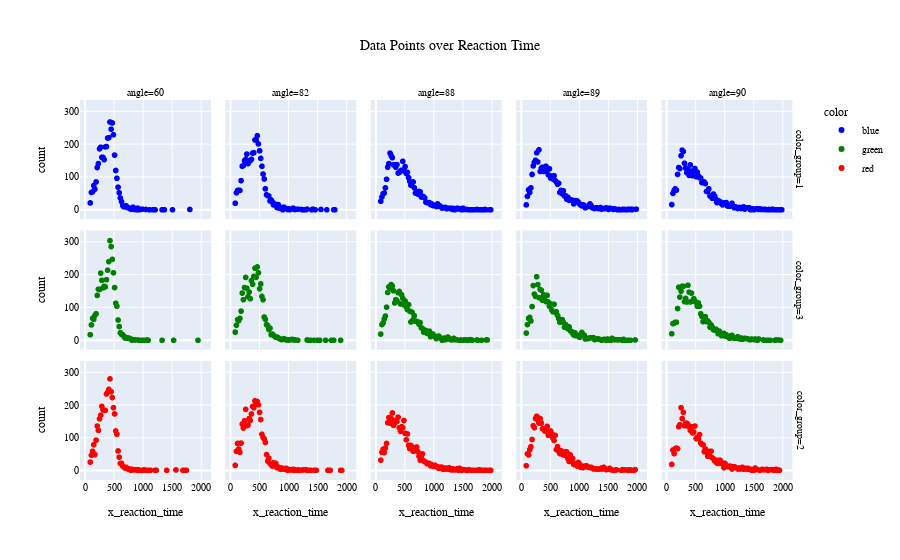

The code cell stored with this chart in its notebook:
### Markdown cell above
# Data Points over Reaction Time

### Code cell
angle_temp_df = events_df.groupby(["x_reaction_time", "angle", "color" ])["x_reaction_time"].agg(["count", "mean"]).reset_index()
angle_temp_df["color_group"] = angle_temp_df["color"].apply(lambda x: 1 if x=="blue" else 2 if  x=="red" else 3)
angle_temp_df["angle_group"] = angle_temp_df["angle"].apply(lambda x: 1 if x=="60" else 2 if  x=="82" else 3 if x=="88" else 4 if x=="89" else 5 )
fig = px.scatter(angle_temp_df, title= "Data Points over Reaction Time", x="x_reaction_time", y="count", color="color", facet_col="angle" ,facet_row="color_group", color_discrete_map={
                "red": "red",
                "green": "green",
                "blue": "blue"})

pio.write_image(fig, 'data_points.png', width=1600, height=700)
fig.update_layout(
    title_x=0.5,
    font= my_font,
                )
fig.show()

### Figure 1 — Plotly figure (JSON) as saved in the notebook; plotly's stock layout.template omitted (floating-point values rounded to 4 significant figures)
{"data": [{"hovertemplate": "color=blue<br>color_group=1<br>angle=60<br>x_reaction_time=%{x}<br>count=%{y}<extra></extra>", "legendgroup": "blue", "marker": {"color": "blue", "symbol": "circle"}, "mode": "markers", "name": "blue", "showlegend": true, "type": "scattergl", "x": [90, 110, 130, 150, 170, 190, 210, 230, 250, 270, 290, 310, 330, 350, 370, 390, 410, 430, 450, 470, 490, 510, 530, 550, 570, 590, 610, 630, 650, 670, 690, 710, 730, 750, 770, 790, 810, 830, 850, 870, 890, 910, 930, 950, 990, 1050, 1110, 1170, 1190, 1210, 1330, 1370, 1510, 1810], "xaxis": "x11", "y": [22, 54, 56, 75, 64, 86, 130, 142, 187, 192, 161, 161, 154, 193, 194, 220, 221, 269, 247, 266, 230, 168, 121, 97, 70, 53, 37, 26, 14, 10, 10, 13, 8, 7, 5, 3, 3, 9, 2, 3, 1, 6, 1, 2, 3, 2, 1, 1, 1, 1, 1, 1, 1, 2], "yaxis": "y11"}, {"hovertemplate": "color=blue<br>color_group=1<br>angle=82<br>x_reaction_time=%{x}<br>count=%{y}<extra></extra>", "legendgroup": "blue", "marker": {"color": "blue", "symbol": "circle"}, "mode": "markers", "name": "blue", "showlegend": false, "type": "scattergl", "x": [90, 110, 130, 150, 170, 190, 210, 230, 250, 270, 290, 310, 330, 350, 370, 390, 410, 430, 450, 470, 490, 510, 530, 550, 570, 590, 610, 630, 650, 670, 690, 710, 730, 750, 770, 790, 810, 830, 850, 870, 890, 910, 930, 950, 970, 990, 1010, 1030, 1050, 1070, 1090, 1110, 1130, 1170, 1230, 1250, 1270, 1310, 1330, 1410, 1430, 1470, 1570, 1670, 1790, 1810], "xaxis": "x12", "y": [21, 53, 60, 61, 60, 90, 134, 136, 151, 155, 171, 142, 150, 151, 155, 174, 175, 214, 215, 227, 202, 181, 158, 134, 110, 95, 65, 47, 44, 43, 28, 31, 25, 16, 19, 17, 8, 17, 6, 6, 8, 1, 9, 6, 5, 2, 4, 1, 3, 4, 6, 2, 2, 3, 2, 1, 1, 1, 3, 1, 3, 1, 2, 1, 1, 1], "yaxis": "y12"}, {"hovertemplate": "color=blue<br>color_group=1<br>angle=88<br>x_reaction_time=%{x}<br>count=%{y}<extra></extra>", "legendgroup": "blue", "marker": {"color": "blue", "symbol": "circle"}, "mode": "markers", "name": "blue", "showlegend": false, "type": "scattergl", "x": [90, 110, 130, 150, 170, 190, 210, 230, 250, 270, 290, 310, 330, 350, 370, 390, 410, 430, 450, 470, 490, 510, 530, 550, 570, 590, 610, 630, 650, 670, 690, 710, 730, 750, 770, 790, 810, 830, 850, 870, 890, 910, 930, 950, 970, 990, 1010, 1030, 1050, 1070, 1090, 1110, 1130, 1150, 1170, 1190, 1210, 1230, 1250, 1270, 1290, 1310, 1330, 1350, 1370, 1390, 1410, 1430, 1450, 1470, 1490, 1510, 1530, 1570, 1610, 1630, 1650, 1670, 1690, 1710, 1750, 1770, 1810, 1830, 1850, 1870, 1890, 1910, 1970, 1990], "xaxis": "x13", "y": [27, 40, 50, 52, 68, 94, 131, 142, 174, 166, 160, 138, 138, 131, 139, 113, 115, 119, 122, 149, 120, 133, 112, 115, 99, 88, 76, 83, 86, 68, 52, 54, 49, 57, 56, 40, 42, 41, 37, 24, 23, 22, 23, 17, 19, 14, 15, 15, 11, 19, 12, 13, 10, 6, 7, 8, 8, 4, 6, 6, 5, 6, 2, 5, 1, 3, 6, 5, 3, 4, 1, 6, 2, 2, 1, 1, 1, 1, 1, 1, 2, 1, 1, 1, 1, 1, 2, 1, 1, 1], "yaxis": "y13"}, {"hovertemplate": "color=blue<br>color_group=1<br>angle=89<br>x_reaction_time=%{x}<br>count=%{y}<extra></extra>", "legendgroup": "blue", "marker": {"color": "blue", "symbol": "circle"}, "mode": "markers", "name": "blue", "showlegend": false, "type": "scattergl", "x": [90, 110, 130, 150, 170, 190, 210, 230, 250, 270, 290, 310, 330, 350, 370, 390, 410, 430, 450, 470, 490, 510, 530, 550, 570, 590, 610, 630, 650, 670, 690, 710, 730, 750, 770, 790, 810, 830, 850, 870, 890, 910, 930, 950, 970, 990, 1010, 1030, 1050, 1070, 1090, 1110, 1130, 1150, 1170, 1190, 1210, 1230, 1250, 1270, 1290, 1310, 1330, 1350, 1370, 1390, 1410, 1430, 1450, 1470, 1490, 1510, 1530, 1550, 1570, 1590, 1610, 1630, 1650, 1670, 1690, 1710, 1730, 1750, 1770, 1790, 1810, 1830, 1850, 1870, 1890, 1910, 1930, 1990], "xaxis": "x14", "y": [16, 42, 62, 54, 68, 109, 135, 146, 152, 175, 147, 184, 118, 128, 131, 118, 129, 134, 122, 108, 126, 98, 104, 95, 105, 90, 86, 79, 82, 54, 60, 50, 59, 43, 44, 33, 39, 30, 31, 31, 30, 19, 28, 29, 28, 24, 19, 15, 13, 16, 15, 7, 10, 11, 12, 19, 14, 7, 6, 5, 7, 7, 5, 5, 8, 3, 4, 5, 5, 7, 5, 2, 6, 5, 4, 2, 4, 3, 2, 1, 2, 1, 1, 2, 2, 2, 1, 1, 3, 2, 3, 1, 2, 3], "yaxis": "y14"}, {"hovertemplate": "color=blue<br>color_group=1<br>angle=90<br>x_reaction_time=%{x}<br>count=%{y}<extra></extra>", "legendgroup": "blue", "marker": {"color": "blue", "symbol": "circle"}, "mode": "markers", "name": "blue", "showlegend": false, "type": "scattergl", "x": [90, 110, 130, 150, 170, 190, 210, 230, 250, 270, 290, 310, 330, 350, 370, 390, 410, 430, 450, 470, 490, 510, 530, 550, 570, 590, 610, 630, 650, 670, 690, 710, 730, 750, 770, 790, 810, 830, 850, 870, 890, 910, 930, 950, 970, 990, 1010, 1030, 1050, 1070, 1090, 1110, 1130, 1150, 1170, 1190, 1210, 1230, 1250, 1270, 1290, 1310, 1330, 1350, 1370, 1390, 1410, 1430, 1450, 1470, 1490, 1510, 1530, 1550, 1570, 1590, 1610, 1630, 1650, 1670, 1690, 1710, 1730, 1750, 1770, 1790, 1830, 1850, 1870, 1890, 1930, 1950, 1970, 1990], "xaxis": "x15", "y": [17, 51, 60, 65, 61, 109, 130, 127, 166, 183, 179, 143, 128, 114, 124, 106, 138, 119, 105, 120, 127, 102, 116, 104, 99, 98, 84, 84, 86, 81, 57, 57, 65, 43, 42, 36, 49, 43, 34, 23, 29, 27, 25, 19, 16, 22, 19, 23, 13, 12, 12, 16, 21, 11, 7, 10, 8, 5, 8, 8, 5, 6, 10, 3, 6, 7, 7, 7, 1, 2, 4, 1, 3, 4, 4, 2, 4, 2, 2, 2, 2, 2, 1, 1, 2, 1, 3, 1, 1, 1, 1, 1, 1, 1], "yaxis": "y15"}, {"hovertemplate": "color=green<br>color_group=3<br>angle=60<br>x_reaction_time=%{x}<br>count=%{y}<extra></extra>", "legendgroup": "green", "marker": {"color": "green", "symbol": "circle"}, "mode": "markers", "name": "green", "showlegend": true, "type": "scattergl", "x": [90, 110, 130, 150, 170, 190, 210, 230, 250, 270, 290, 310, 330, 350, 370, 390, 410, 430, 450, 470, 490, 510, 530, 550, 570, 590, 610, 630, 650, 670, 690, 710, 730, 750, 770, 790, 810, 830, 850, 870, 910, 930, 950, 970, 990, 1030, 1070, 1090, 1330, 1530, 1950], "xaxis": "x6", "y": [18, 48, 68, 65, 77, 82, 138, 157, 156, 206, 184, 161, 166, 164, 186, 215, 241, 305, 287, 248, 207, 162, 114, 105, 63, 43, 24, 19, 18, 14, 8, 8, 9, 7, 7, 5, 1, 3, 2, 2, 2, 1, 1, 1, 1, 1, 2, 1, 1, 1, 1], "yaxis": "y6"}, {"hovertemplate": "color=green<br>color_group=3<br>angle=82<br>x_reaction_time=%{x}<br>count=%{y}<extra></extra>", "legendgroup": "green", "marker": {"color": "green", "symbol": "circle"}, "mode": "markers", "name": "green", "showlegend": false, "type": "scattergl", "x": [90, 110, 130, 150, 170, 190, 210, 230, 250, 270, 290, 310, 330, 350, 370, 390, 410, 430, 450, 470, 490, 510, 530, 550, 570, 590, 610, 630, 650, 670, 690, 710, 730, 750, 770, 790, 810, 830, 850, 870, 890, 910, 930, 950, 970, 990, 1010, 1050, 1070, 1090, 1110, 1130, 1170, 1330, 1350, 1390, 1450, 1510, 1550, 1650, 1750, 1770, 1790, 1910], "xaxis": "x7", "y": [26, 47, 64, 61, 68, 90, 145, 125, 162, 193, 160, 134, 148, 128, 183, 172, 196, 221, 193, 225, 207, 158, 173, 135, 125, 72, 65, 49, 46, 34, 38, 18, 20, 16, 13, 10, 11, 9, 6, 5, 3, 4, 6, 4, 2, 3, 1, 3, 4, 2, 2, 2, 1, 2, 1, 1, 1, 1, 1, 1, 1, 1, 1, 1], "yaxis": "y7"}, {"hovertemplate": "color=green<br>color_group=3<br>angle=88<br>x_reaction_time=%{x}<br>count=%{y}<extra></extra>", "legendgroup": "green", "marker": {"color": "green", "symbol": "circle"}, "mode": "markers", "name": "green", "showlegend": false, "type": "scattergl", "x": [90, 110, 130, 150, 170, 190, 210, 230, 250, 270, 290, 310, 330, 350, 370, 390, 410, 430, 450, 470, 490, 510, 530, 550, 570, 590, 610, 630, 650, 670, 690, 710, 730, 750, 770, 790, 810, 830, 850, 870, 890, 910, 930, 950, 970, 990, 1010, 1030, 1050, 1070, 1090, 1110, 1130, 1150, 1170, 1190, 1210, 1230, 1250, 1270, 1290, 1310, 1330, 1350, 1370, 1390, 1410, 1450, 1470, 1490, 1510, 1530, 1550, 1570, 1590, 1610, 1630, 1650, 1670, 1750, 1770, 1830, 1910, 1930], "xaxis": "x8", "y": [20, 49, 54, 66, 75, 102, 147, 164, 160, 171, 167, 152, 115, 125, 122, 146, 150, 112, 140, 129, 109, 121, 103, 95, 110, 90, 57, 87, 64, 76, 59, 59, 57, 50, 55, 39, 37, 26, 31, 31, 22, 23, 29, 12, 20, 20, 15, 11, 6, 12, 14, 10, 7, 1, 6, 8, 3, 5, 11, 5, 5, 2, 3, 7, 3, 3, 2, 1, 2, 1, 1, 2, 2, 2, 1, 2, 2, 3, 1, 2, 1, 1, 2, 2], "yaxis": "y8"}, {"hovertemplate": "color=green<br>color_group=3<br>angle=89<br>x_reaction_time=%{x}<br>count=%{y}<extra></extra>", "legendgroup": "green", "marker": {"color": "green", "symbol": "circle"}, "mode": "markers", "name": "green", "showlegend": false, "type": "scattergl", "x": [90, 110, 130, 150, 170, 190, 210, 230, 250, 270, 290, 310, 330, 350, 370, 390, 410, 430, 450, 470, 490, 510, 530, 550, 570, 590, 610, 630, 650, 670, 690, 710, 730, 750, 770, 790, 810, 830, 850, 870, 890, 910, 930, 950, 970, 990, 1010, 1030, 1050, 1070, 1090, 1110, 1130, 1150, 1170, 1190, 1210, 1230, 1250, 1270, 1290, 1310, 1330, 1350, 1370, 1390, 1410, 1430, 1450, 1470, 1490, 1510, 1530, 1550, 1570, 1590, 1610, 1630, 1650, 1670, 1710, 1750, 1770, 1790, 1810, 1830, 1850, 1890, 1970], "xaxis": "x9", "y": [23, 49, 68, 71, 60, 104, 168, 142, 135, 195, 171, 131, 156, 154, 123, 140, 133, 119, 138, 118, 105, 112, 94, 88, 111, 86, 88, 77, 67, 56, 63, 64, 56, 41, 49, 39, 36, 42, 30, 28, 22, 17, 24, 15, 17, 13, 10, 14, 25, 16, 17, 5, 7, 6, 8, 8, 9, 9, 9, 3, 4, 5, 6, 4, 3, 1, 2, 4, 3, 1, 5, 2, 2, 1, 7, 5, 3, 3, 3, 2, 3, 1, 4, 1, 1, 1, 1, 1, 2], "yaxis": "y9"}, {"hovertemplate": "color=green<br>color_group=3<br>angle=90<br>x_reaction_time=%{x}<br>count=%{y}<extra></extra>", "legendgroup": "green", "marker": {"color": "green", "symbol": "circle"}, "mode": "markers", "name": "green", "showlegend": false, "type": "scattergl", "x": [90, 110, 130, 150, 170, 190, 210, 230, 250, 270, 290, 310, 330, 350, 370, 390, 410, 430, 450, 470, 490, 510, 530, 550, 570, 590, 610, 630, 650, 670, 690, 710, 730, 750, 770, 790, 810, 830, 850, 870, 890, 910, 930, 950, 970, 990, 1010, 1030, 1050, 1070, 1090, 1110, 1130, 1150, 1170, 1190, 1210, 1230, 1250, 1270, 1290, 1310, 1330, 1350, 1370, 1390, 1410, 1430, 1450, 1470, 1510, 1530, 1550, 1570, 1590, 1670, 1690, 1730, 1750, 1770, 1790, 1870, 1890, 1930, 1970], "xaxis": "x10", "y": [21, 52, 53, 56, 56, 98, 163, 133, 151, 166, 166, 119, 129, 118, 169, 148, 118, 145, 121, 128, 121, 117, 105, 115, 105, 82, 74, 58, 66, 73, 58, 60, 56, 41, 48, 41, 33, 32, 35, 32, 21, 29, 23, 15, 19, 22, 14, 18, 13, 10, 7, 15, 16, 10, 7, 8, 7, 12, 7, 5, 8, 4, 6, 7, 6, 6, 5, 3, 3, 5, 3, 5, 2, 1, 5, 2, 1, 1, 1, 1, 1, 1, 2, 2, 1], "yaxis": "y10"}, {"hovertemplate": "color=red<br>color_group=2<br>angle=60<br>x_reaction_time=%{x}<br>count=%{y}<extra></extra>", "legendgroup": "red", "marker": {"color": "red", "symbol": "circle"}, "mode": "markers", "name": "red", "showlegend": true, "type": "scattergl", "x": [90, 110, 130, 150, 170, 190, 210, 230, 250, 270, 290, 310, 330, 350, 370, 390, 410, 430, 450, 470, 490, 510, 530, 550, 570, 590, 610, 630, 650, 670, 690, 710, 730, 750, 770, 790, 810, 830, 850, 870, 890, 910, 930, 950, 990, 1010, 1030, 1050, 1090, 1130, 1210, 1230, 1410, 1570, 1690, 1730, 1750], "xaxis": "x", "y": [26, 47, 59, 79, 49, 93, 136, 123, 158, 169, 196, 186, 184, 184, 234, 239, 248, 280, 241, 223, 192, 173, 121, 111, 60, 41, 22, 22, 14, 11, 8, 10, 7, 4, 5, 1, 4, 2, 3, 2, 3, 1, 2, 1, 1, 2, 2, 1, 1, 1, 1, 1, 1, 2, 1, 1, 1], "yaxis": "y"}, {"hovertemplate": "color=red<br>color_group=2<br>angle=82<br>x_reaction_time=%{x}<br>count=%{y}<extra></extra>", "legendgroup": "red", "marker": {"color": "red", "symbol": "circle"}, "mode": "markers", "name": "red", "showlegend": false, "type": "scattergl", "x": [90, 110, 130, 150, 170, 190, 210, 230, 250, 270, 290, 310, 330, 350, 370, 390, 410, 430, 450, 470, 490, 510, 530, 550, 570, 590, 610, 630, 650, 670, 690, 710, 730, 750, 770, 790, 810, 830, 850, 870, 890, 910, 930, 950, 970, 990, 1010, 1030, 1050, 1070, 1090, 1110, 1130, 1150, 1170, 1190, 1210, 1250, 1270, 1310, 1330, 1350, 1390, 1450, 1470, 1490, 1690, 1730, 1910, 1930], "xaxis": "x2", "y": [16, 59, 83, 66, 56, 84, 142, 130, 152, 187, 137, 139, 159, 153, 173, 196, 192, 213, 203, 211, 201, 178, 156, 111, 101, 97, 86, 49, 29, 38, 22, 18, 14, 24, 17, 22, 9, 11, 9, 4, 8, 7, 4, 6, 7, 1, 4, 2, 2, 2, 4, 1, 2, 1, 2, 2, 1, 2, 2, 3, 1, 1, 1, 1, 1, 1, 1, 1, 1, 1], "yaxis": "y2"}, {"hovertemplate": "color=red<br>color_group=2<br>angle=88<br>x_reaction_time=%{x}<br>count=%{y}<extra></extra>", "legendgroup": "red", "marker": {"color": "red", "symbol": "circle"}, "mode": "markers", "name": "red", "showlegend": false, "type": "scattergl", "x": [90, 110, 130, 150, 170, 190, 210, 230, 250, 270, 290, 310, 330, 350, 370, 390, 410, 430, 450, 470, 490, 510, 530, 550, 570, 590, 610, 630, 650, 670, 690, 710, 730, 750, 770, 790, 810, 830, 850, 870, 890, 910, 930, 950, 970, 990, 1010, 1030, 1050, 1070, 1090, 1110, 1130, 1150, 1170, 1190, 1210, 1230, 1250, 1270, 1290, 1310, 1330, 1350, 1370, 1390, 1410, 1430, 1450, 1470, 1490, 1530, 1550, 1570, 1590, 1610, 1650, 1670, 1710, 1730, 1770, 1790, 1810, 1830, 1850, 1870, 1890, 1910, 1950, 1990], "xaxis": "x3", "y": [32, 56, 65, 55, 69, 83, 146, 162, 145, 159, 176, 138, 145, 153, 150, 163, 131, 120, 134, 131, 153, 114, 94, 112, 77, 67, 77, 73, 59, 61, 61, 72, 58, 44, 32, 44, 51, 30, 27, 26, 21, 22, 22, 15, 18, 13, 13, 16, 12, 12, 7, 7, 11, 10, 4, 4, 8, 7, 4, 9, 5, 2, 6, 2, 2, 4, 6, 1, 7, 5, 1, 3, 2, 1, 1, 3, 1, 1, 1, 1, 1, 3, 1, 1, 1, 1, 1, 1, 1, 1], "yaxis": "y3"}, {"hovertemplate": "color=red<br>color_group=2<br>angle=89<br>x_reaction_time=%{x}<br>count=%{y}<extra></extra>", "legendgroup": "red", "marker": {"color": "red", "symbol": "circle"}, "mode": "markers", "name": "red", "showlegend": false, "type": "scattergl", "x": [90, 110, 130, 150, 170, 190, 210, 230, 250, 270, 290, 310, 330, 350, 370, 390, 410, 430, 450, 470, 490, 510, 530, 550, 570, 590, 610, 630, 650, 670, 690, 710, 730, 750, 770, 790, 810, 830, 850, 870, 890, 910, 930, 950, 970, 990, 1010, 1030, 1050, 1070, 1090, 1110, 1130, 1150, 1170, 1190, 1210, 1230, 1250, 1270, 1290, 1310, 1330, 1350, 1370, 1390, 1410, 1430, 1470, 1490, 1510, 1530, 1550, 1570, 1590, 1610, 1630, 1650, 1730, 1750, 1770, 1790, 1830, 1850, 1870, 1890, 1910, 1930, 1950, 1970], "xaxis": "x4", "y": [15, 51, 48, 64, 73, 95, 137, 131, 159, 166, 154, 145, 159, 145, 128, 128, 121, 123, 135, 108, 120, 121, 113, 99, 92, 108, 64, 73, 59, 52, 61, 50, 48, 47, 58, 57, 36, 28, 48, 28, 37, 19, 18, 22, 14, 25, 20, 10, 13, 9, 14, 12, 15, 12, 10, 9, 10, 8, 5, 6, 5, 5, 5, 5, 5, 8, 5, 10, 3, 4, 4, 7, 3, 2, 1, 1, 2, 2, 1, 3, 2, 2, 2, 1, 2, 2, 1, 1, 1, 3], "yaxis": "y4"}, {"hovertemplate": "color=red<br>color_group=2<br>angle=90<br>x_reaction_time=%{x}<br>count=%{y}<extra></extra>", "legendgroup": "red", "marker": {"color": "red", "symbol": "circle"}, "mode": "markers", "name": "red", "showlegend": false, "type": "scattergl", "x": [90, 110, 130, 150, 170, 190, 210, 230, 250, 270, 290, 310, 330, 350, 370, 390, 410, 430, 450, 470, 490, 510, 530, 550, 570, 590, 610, 630, 650, 670, 690, 710, 730, 750, 770, 790, 810, 830, 850, 870, 890, 910, 930, 950, 970, 990, 1010, 1030, 1050, 1070, 1090, 1110, 1130, 1150, 1170, 1190, 1210, 1230, 1250, 1270, 1290, 1310, 1330, 1350, 1370, 1390, 1410, 1430, 1450, 1470, 1510, 1530, 1550, 1590, 1610, 1630, 1650, 1670, 1690, 1730, 1750, 1770, 1790, 1810, 1830, 1850, 1870, 1890, 1910, 1930, 1950], "xaxis": "x5", "y": [19, 63, 52, 67, 69, 67, 134, 140, 192, 159, 178, 137, 145, 145, 141, 133, 123, 134, 115, 118, 136, 98, 102, 98, 110, 84, 80, 79, 58, 66, 56, 44, 59, 44, 59, 39, 36, 30, 32, 23, 22, 32, 31, 22, 23, 9, 22, 13, 13, 12, 14, 13, 5, 12, 12, 10, 8, 5, 8, 5, 9, 10, 4, 6, 7, 4, 7, 4, 4, 1, 1, 8, 3, 2, 1, 2, 4, 3, 2, 4, 1, 2, 3, 3, 3, 1, 1, 4, 1, 2, 1], "yaxis": "y5"}], "layout": {"annotations": [{"font": {}, "showarrow": false, "text": "angle=60", "x": 0.09, "xanchor": "center", "xref": "paper", "y": 1.0, "yanchor": "bottom", "yref": "paper"}, {"font": {}, "showarrow": false, "text": "angle=82", "x": 0.29, "xanchor": "center", "xref": "paper", "y": 1.0, "yanchor": "bottom", "yref": "paper"}, {"font": {}, "showarrow": false, "text": "angle=88", "x": 0.49, "xanchor": "center", "xref": "paper", "y": 1.0, "yanchor": "bottom", "yref": "paper"}, {"font": {}, "showarrow": false, "text": "angle=89", "x": 0.69, "xanchor": "center", "xref": "paper", "y": 1.0, "yanchor": "bottom", "yref": "paper"}, {"font": {}, "showarrow": false, "text": "angle=90", "x": 0.89, "xanchor": "center", "xref": "paper", "y": 1.0, "yanchor": "bottom", "yref": "paper"}, {"font": {}, "showarrow": false, "text": "color_group=2", "textangle": 90, "x": 0.98, "xanchor": "left", "xref": "paper", "y": 0.1567, "yanchor": "middle", "yref": "paper"}, {"font": {}, "showarrow": false, "text": "color_group=3", "textangle": 90, "x": 0.98, "xanchor": "left", "xref": "paper", "y": 0.5, "yanchor": "middle", "yref": "paper"}, {"font": {}, "showarrow": false, "text": "color_group=1", "textangle": 90, "x": 0.98, "xanchor": "left", "xref": "paper", "y": 0.8433, "yanchor": "middle", "yref": "paper"}], "autosize": true, "font": {"color": "black", "family": "Vazir", "size": 10}, "legend": {"title": {"text": "color"}, "tracegroupgap": 0}, "title": {"text": "Data Points over Reaction Time", "x": 0.5}, "xaxis": {"anchor": "y", "autorange": true, "domain": [0, 0.18], "range": [-72.46, 2152.0], "title": {"text": "x_reaction_time"}, "type": "linear"}, "xaxis10": {"anchor": "y10", "autorange": true, "domain": [0.8, 0.98], "matches": "x", "range": [-72.46, 2152.0], "showticklabels": false, "type": "linear"}, "xaxis11": {"anchor": "y11", "autorange": true, "domain": [0, 0.18], "matches": "x", "range": [-72.46, 2152.0], "showticklabels": false, "type": "linear"}, "xaxis12": {"anchor": "y12", "autorange": true, "domain": [0.2, 0.38], "matches": "x", "range": [-72.46, 2152.0], "showticklabels": false, "type": "linear"}, "xaxis13": {"anchor": "y13", "autorange": true, "domain": [0.4, 0.58], "matches": "x", "range": [-72.46, 2152.0], "showticklabels": false, "type": "linear"}, "xaxis14": {"anchor": "y14", "autorange": true, "domain": [0.6, 0.78], "matches": "x", "range": [-72.46, 2152.0], "showticklabels": false, "type": "linear"}, "xaxis15": {"anchor": "y15", "autorange": true, "domain": [0.8, 0.98], "matches": "x", "range": [-72.46, 2152.0], "showticklabels": false, "type": "linear"}, "xaxis2": {"anchor": "y2", "autorange": true, "domain": [0.2, 0.38], "matches": "x", "range": [-72.46, 2152.0], "title": {"text": "x_reaction_time"}, "type": "linear"}, "xaxis3": {"anchor": "y3", "autorange": true, "domain": [0.4, 0.58], "matches": "x", "range": [-72.46, 2152.0], "title": {"text": "x_reaction_time"}, "type": "linear"}, "xaxis4": {"anchor": "y4", "autorange": true, "domain": [0.6, 0.78], "matches": "x", "range": [-72.46, 2152.0], "title": {"text": "x_reaction_time"}, "type": "linear"}, "xaxis5": {"anchor": "y5", "autorange": true, "domain": [0.8, 0.98], "matches": "x", "range": [-72.46, 2152.0], "title": {"text": "x_reaction_time"}, "type": "linear"}, "xaxis6": {"anchor": "y6", "autorange": true, "domain": [0, 0.18], "matches": "x", "range": [-72.46, 2152.0], "showticklabels": false, "type": "linear"}, "xaxis7": {"anchor": "y7", "autorange": true, "domain": [0.2, 0.38], "matches": "x", "range": [-72.46, 2152.0], "showticklabels": false, "type": "linear"}, "xaxis8": {"anchor": "y8", "autorange": true, "domain": [0.4, 0.58], "matches": "x", "range": [-72.46, 2152.0], "showticklabels": false, "type": "linear"}, "xaxis9": {"anchor": "y9", "autorange": true, "domain": [0.6, 0.78], "matches": "x", "range": [-72.46, 2152.0], "showticklabels": false, "type": "linear"}, "yaxis": {"anchor": "x", "autorange": true, "domain": [0, 0.3133], "range": [-45.17, 351.2], "title": {"text": "count"}, "type": "linear"}, "yaxis10": {"anchor": "x10", "autorange": true, "domain": [0.3433, 0.6567], "matches": "y", "range": [-45.17, 351.2], "showticklabels": false, "type": "linear"}, "yaxis11": {"anchor": "x11", "autorange": true, "domain": [0.6867, 1.0], "matches": "y", "range": [-45.17, 351.2], "title": {"text": "count"}, "type": "linear"}, "yaxis12": {"anchor": "x12", "autorange": true, "domain": [0.6867, 1.0], "matches": "y", "range": [-45.17, 351.2], "showticklabels": false, "type": "linear"}, "yaxis13": {"anchor": "x13", "autorange": true, "domain": [0.6867, 1.0], "matches": "y", "range": [-45.17, 351.2], "showticklabels": false, "type": "linear"}, "yaxis14": {"anchor": "x14", "autorange": true, "domain": [0.6867, 1.0], "matches": "y", "range": [-45.17, 351.2], "showticklabels": false, "type": "linear"}, "yaxis15": {"anchor": "x15", "autorange": true, "domain": [0.6867, 1.0], "matches": "y", "range": [-45.17, 351.2], "showticklabels": false, "type": "linear"}, "yaxis2": {"anchor": "x2", "autorange": true, "domain": [0, 0.3133], "matches": "y", "range": [-45.17, 351.2], "showticklabels": false, "type": "linear"}, "yaxis3": {"anchor": "x3", "autorange": true, "domain": [0, 0.3133], "matches": "y", "range": [-45.17, 351.2], "showticklabels": false, "type": "linear"}, "yaxis4": {"anchor": "x4", "autorange": true, "domain": [0, 0.3133], "matches": "y", "range": [-45.17, 351.2], "showticklabels": false, "type": "linear"}, "yaxis5": {"anchor": "x5", "autorange": true, "domain": [0, 0.3133], "matches": "y", "range": [-45.17, 351.2], "showticklabels": false, "type": "linear"}, "yaxis6": {"anchor": "x6", "autorange": true, "domain": [0.3433, 0.6567], "matches": "y", "range": [-45.17, 351.2], "title": {"text": "count"}, "type": "linear"}, "yaxis7": {"anchor": "x7", "autorange": true, "domain": [0.3433, 0.6567], "matches": "y", "range": [-45.17, 351.2], "showticklabels": false, "type": "linear"}, "yaxis8": {"anchor": "x8", "autorange": true, "domain": [0.3433, 0.6567], "matches": "y", "range": [-45.17, 351.2], "showticklabels": false, "type": "linear"}, "yaxis9": {"anchor": "x9", "autorange": true, "domain": [0.3433, 0.6567], "matches": "y", "range": [-45.17, 351.2], "showticklabels": false, "type": "linear"}}}
